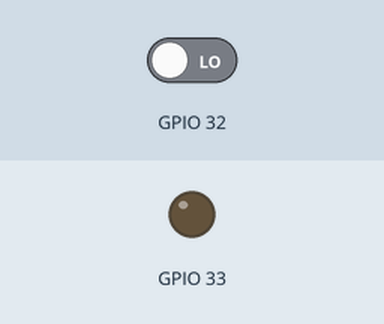
Simulated run of this sketch. Board: ESP32. On the bench: output pins drawn as LEDs (lit = HIGH). The inputs (shaded band) are chosen by the test bench; at power-on: GPIO 32 LOW.

Above: at 1.2 s.
1.3 s: GPIO 32 driven HIGH
At 2.0 s:
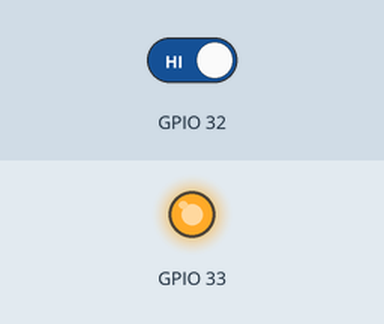
2.8 s: GPIO 32 driven LOW
At 3.2 s:
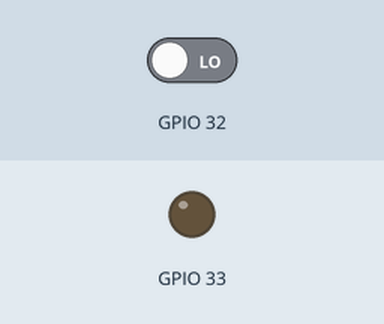
Timing chart, 0 to 5.8 s (numbered marks = the images above; inputs shaded):
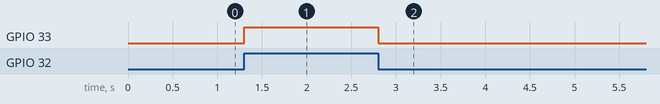

Measured:
- after the input at 1.3 s, GPIO 33: LOW → HIGH at once
- after the input at 2.8 s, GPIO 33: HIGH → LOW at once

The sketch:

sketch_mar23a.ino
```cpp
void setup() {
  // put your setup code here, to run once:


pinMode(32, INPUT);
pinMode(33, OUTPUT);

}

void loop() {
digitalWrite(33, digitalRead(32));


}
```
